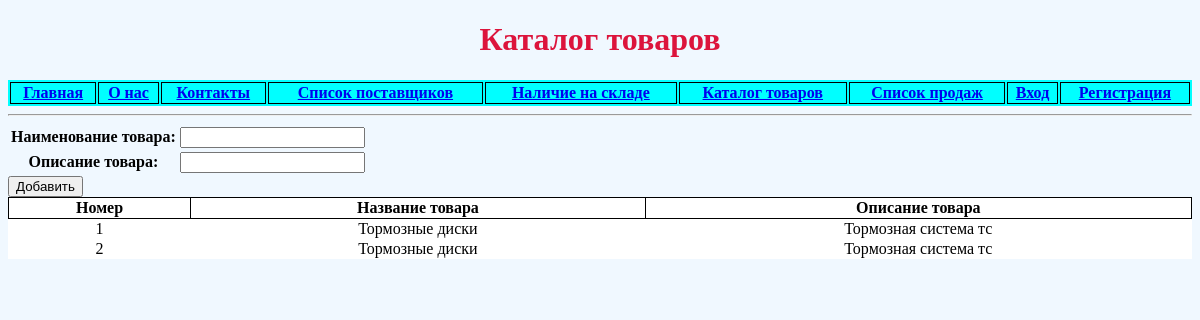
The page /products on the database as committed earlier.
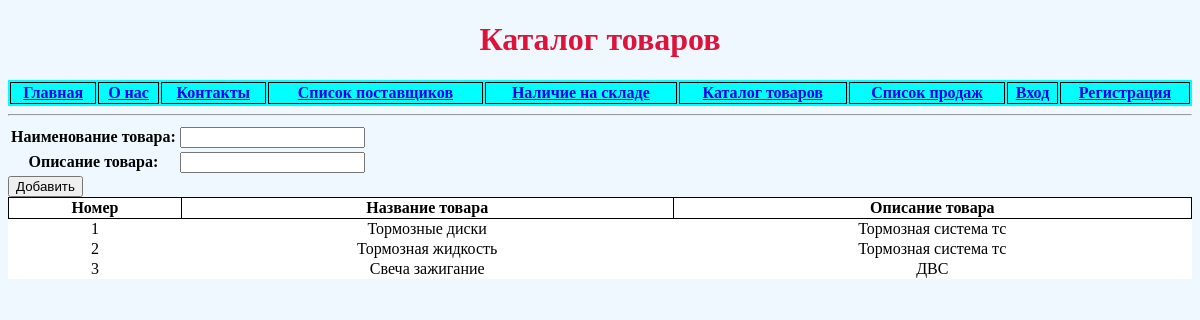
The same page on the database as committed later.
### example_app/models.py (models this page shows, shortened)
class Product(models.Model):
    name = models.CharField(max_length=20)
    description = models.CharField(max_length=400)

### example_app/views.py (the view)
# urls.py: path('products', products),
def products(request):
    productse = Product.objects.all()
    form = ProductForm()
    return render(request, 'products.html', {'productse': productse, 'form': form})

### example_app/forms.py
class ProductForm(ModelForm):
    class Meta:
        model = Product
        fields = ['name', 'description']
        labels = {
            'name': 'Наименование товара', 'description': 'Описание товара'
        }

### example_app/templates/products.html (shortened to what this page needs)
{% extends "base.html" %}
{% load static %}
{% block header %}
Каталог товаров
{% endblock header %}
{% block content %}
<form method="POST" action="create_product/">
  <table>{{form}}</table>
  <input type="submit" value="Добавить">
</form>
<table class="warehouse">
  <tr><th class="warehouse">Номер</th><th class="warehouse">Название товара</th><th class="warehouse">Описание товара</th></tr>
    {% for product in productse %}
    <tr><td align="center">{{ product.id }}</td><td align="center">{{ product.name }}</td><td align="center">{{ product.description }}</td>
    {% endfor %}
</table>
{% endblock content %}

### example_app/templates/base.html (shortened to what this page needs)
<!DOCTYPE html>
{% load static %}
<html lang="en">
<head>
  <link rel="stylesheet" type="text/css" href="{% static '/css/style.css' %}" />
</head>
<body>
  <h1>{% block header %}{% endblock header %}</h1>
  <div>
    <table class="tableMenu">
        {% if user.is_authenticated %}
            <th class="tableMenu"><a href="/">Главная</a></th>
            <th class="tableMenu"><a href="/about">О нас</a></th>
            <th class="tableMenu"><a href="/contact">Контакты</a></th>
            <th class="tableMenu"><a href="/suppliers">Список поставщиков</a></th>
            <th class="tableMenu"><a href="/warehouse">Наличие на складе</a></th>
            <th class="tableMenu"><a href="/products">Каталог товаров</a></th>
            <th class="tableMenu"><a href="/deal">Список продаж</a></th>
            <th class="tableMenu">{{user}}, <a href="/logout">Выход</a></th>
        {% else %}
            <th class="tableMenu"><a href="/">Главная</a></th>
            <th class="tableMenu"><a href="/about">О нас</a></th>
            <th class="tableMenu"><a href="/contact">Контакты</a></th>
            <th class="tableMenu"><a href="/suppliers">Список поставщиков</a></th>
            <th class="tableMenu"><a href="/warehouse">Наличие на складе</a></th>
            <th class="tableMenu"><a href="/products">Каталог товаров</a></th>
            <th class="tableMenu"><a href="/deal">Список продаж</a></th>
            <th class="tableMenu"><a href="/login">Вход</a></th>
            <th class="tableMenu"><a href="/register">Регистрация</a></th>
        {% endif %}
    </table>
    <hr>
  </div>
  <div>{% block content %}{% endblock content %}</div>
</body>
</html>

### example_app/static/css/style.css (style rules this page uses)
body { font-family: "Times New Roman"; background: aliceblue; }
h1 { color:crimson; text-align: center }
th.tableMenu { text-align: center; border: 1px solid black; }
table.tableMenu { background: aqua; width: 100%; border-collapse: separate }
table.warehouse { background: white; width: 100%; border-collapse: collapse }
th.warehouse { text-align: center; border: 1px solid black }

Rows that differ between the two databases and show on the page:
changed Product id 2: name "Тормозные диски" → "Тормозная жидкость"
added Product: id "3", name "Свеча зажигание", description "ДВС"
